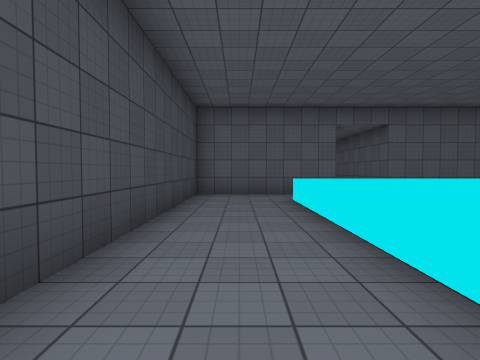
view 1 (above)

16 first-person views from a walk through a scene from a Unity 3-D project. The camera is 1.4 m above the floor, tilts 2° down and sees 80° across. The floor is counted in squares, 2 m on a side. Each view is taken from the middle of a square. On the plan, view 1 faces up. The plan holds only what a view shows up to about 10 squares ahead; the rest is blank. The place goes on beyond the plan. Surface patterns are stand-ins for the level's own textures.

view 2
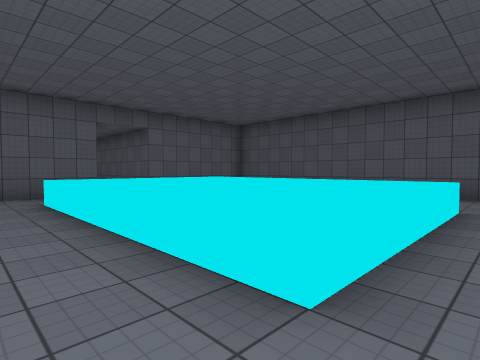

view 3
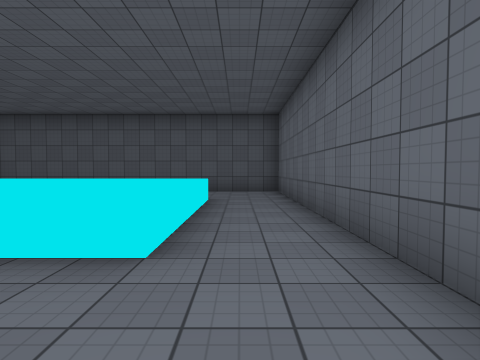

view 4
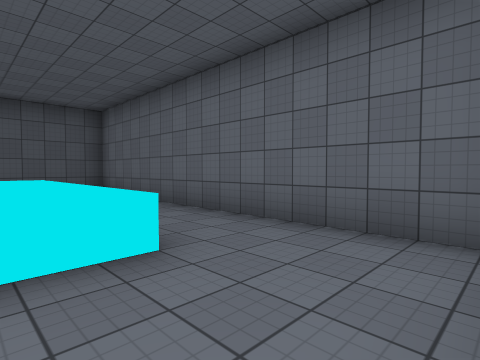

view 5
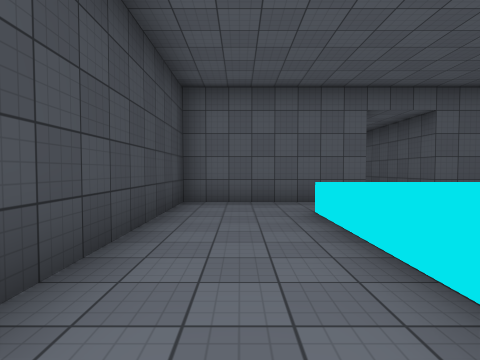

view 6
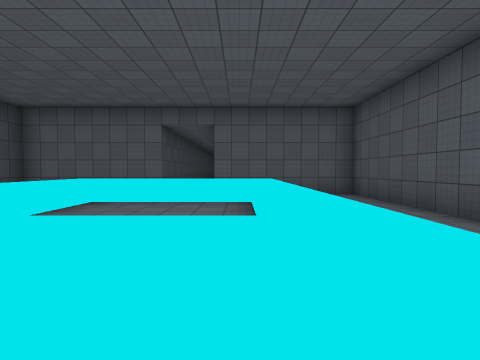

view 7
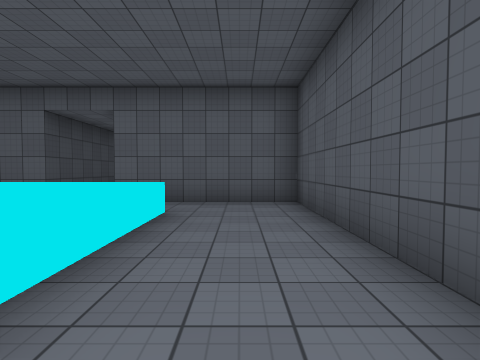

view 8
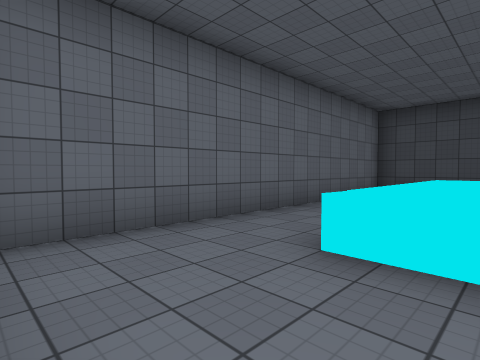

view 9
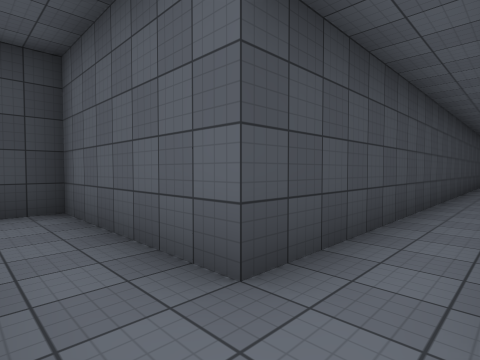

view 10
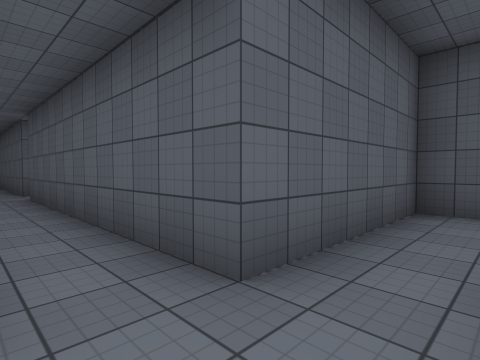

view 11
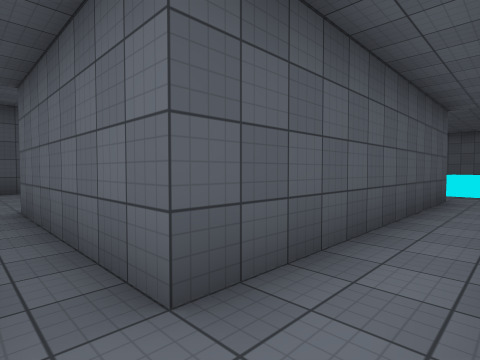

view 12
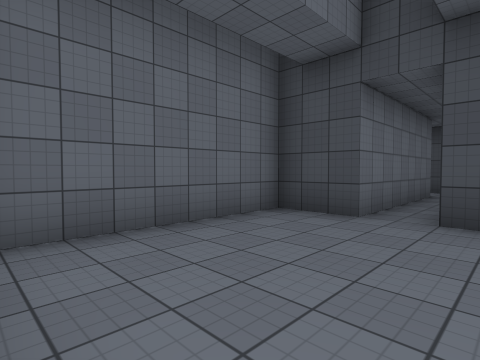

view 13
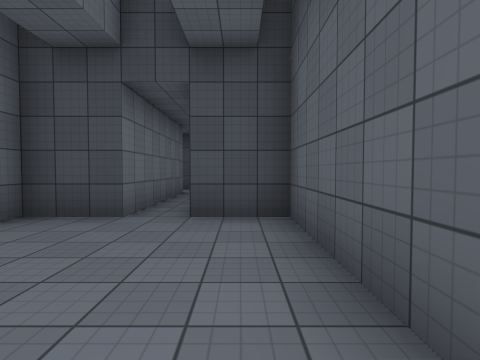

view 14
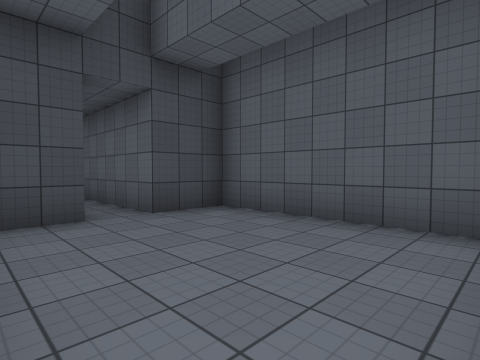

view 15
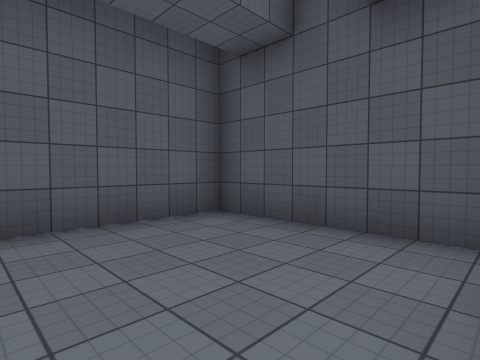

view 16
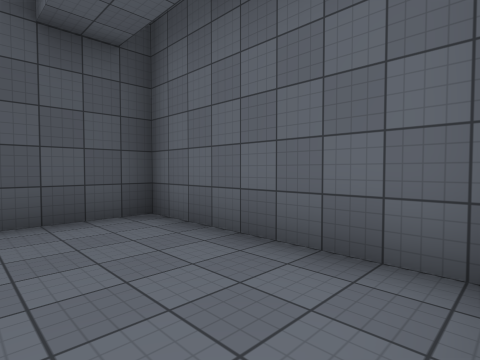

### Floor plan
Key: @ floor where view 1 was taken; # wall or solid block; . floor; ^ raised ledge.
Columns run from 2 left of view 1 to 14 right of it. Each row starts with its distance up from view 1.
 20     #  #
 19     #..#
 18     #..#  #######
 17     #..####.....#
 16     #...........#
 15     #..####.....#
 14     #..#  #.....#
 13     #..#  #######
 12     #..#
 11     #..#
 10     #..#
  9 #####..#####
  8 #..........#
  7 #..........#
  6 #...^^^^...#
  5 #...^..^...#
  4 #...^..^...#
  3 #...^  ^...#
  2 #...^  ^...#
  1 #...^^^^...#
  0 #.@........#
 -1 #..........#
 -2 ############

Positions as (right, up) in squares from view 1, and headings:
1: (0, 0), facing up
2: (0, 0), facing up-right
3: (-1, 0), facing right
4: (-1, 2), facing down-right
5: (0, 2), facing up
6: (5, 0), facing up
7: (7, 2), facing up
8: (8, 2), facing down-left
9: (4, 7), facing up-left
10: (3, 7), facing up-right
11: (3, 16), facing down-right
12: (13, 17), facing down-left
13: (13, 17), facing left
14: (13, 14), facing up-left
15: (10, 14), facing up-right
16: (9, 16), facing down-right
